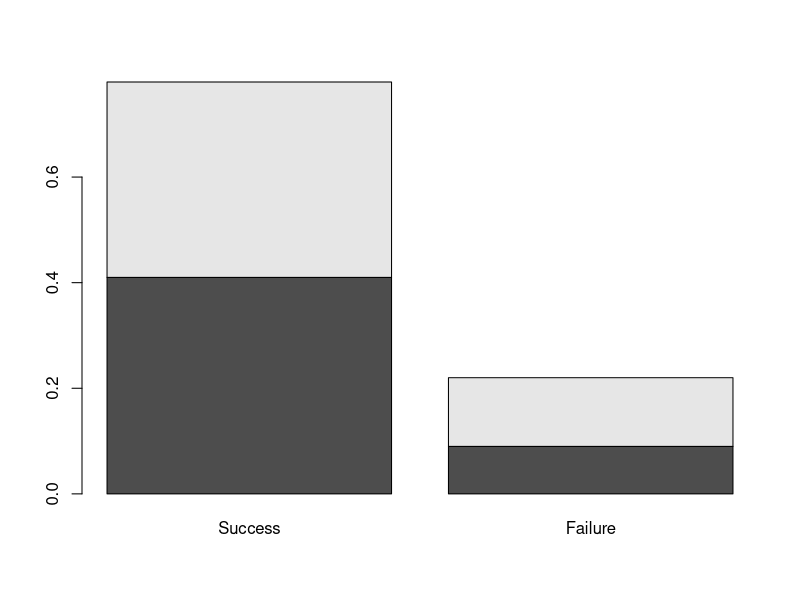
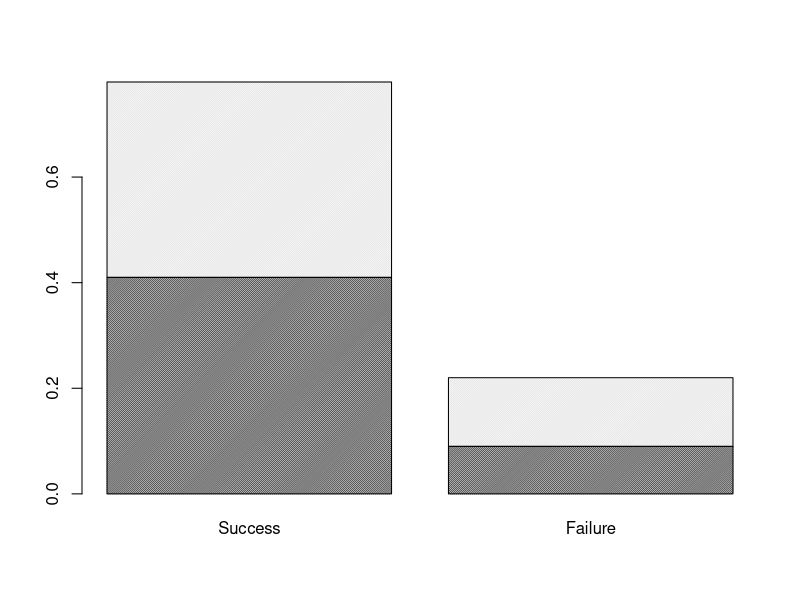
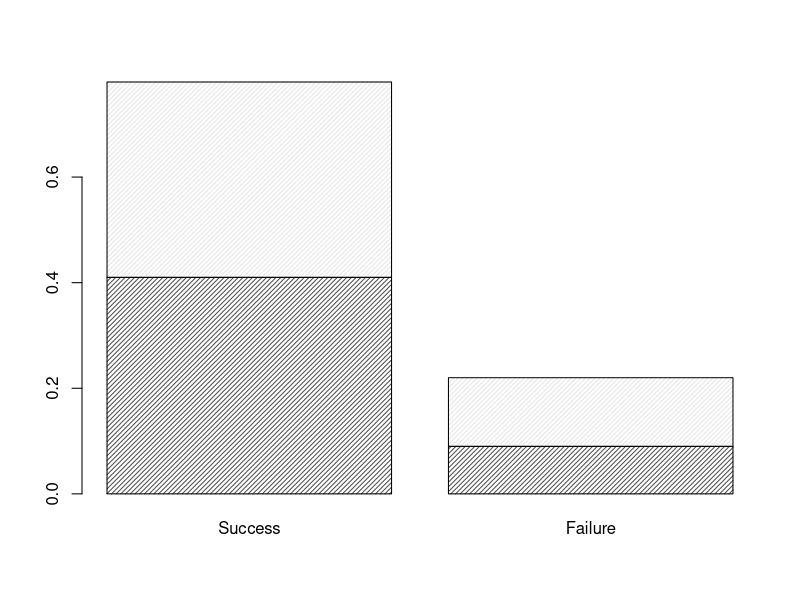
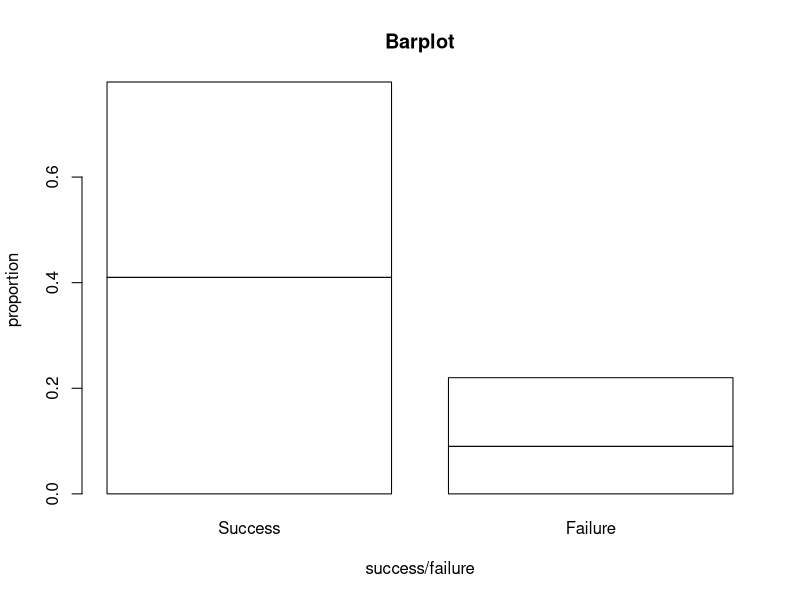
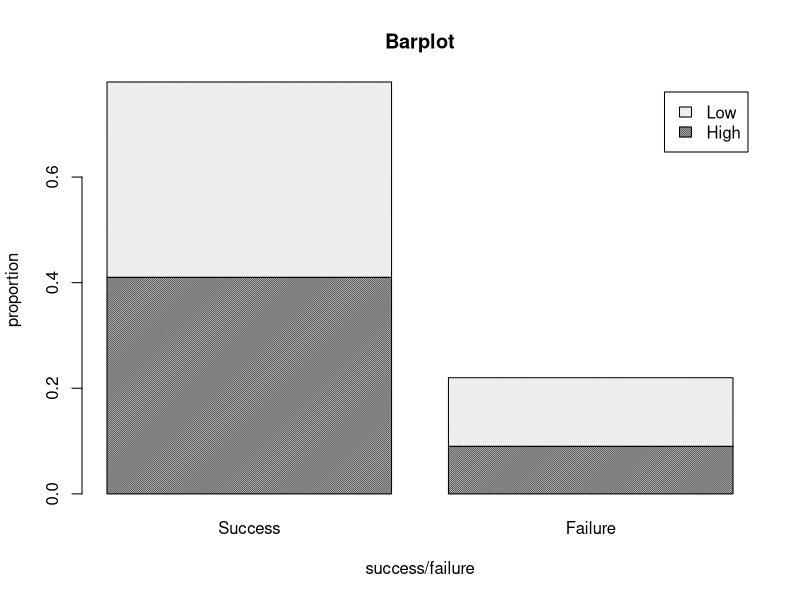
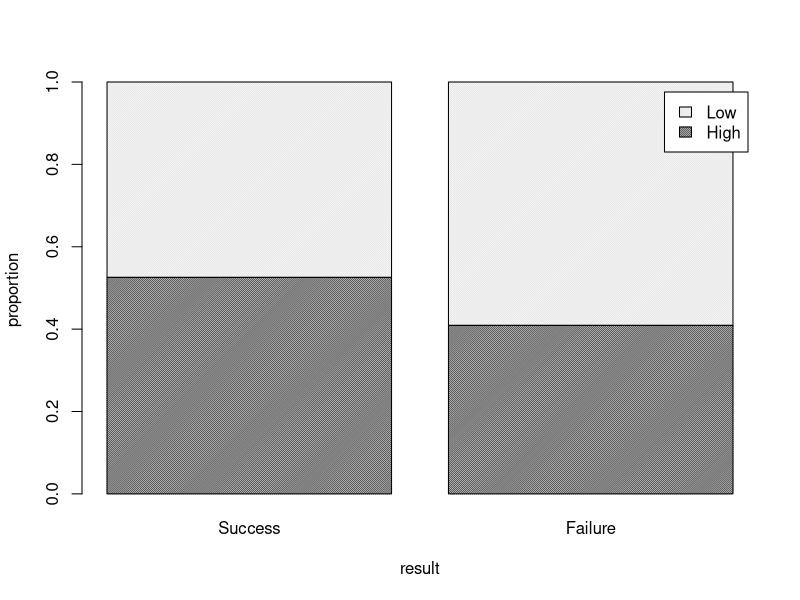
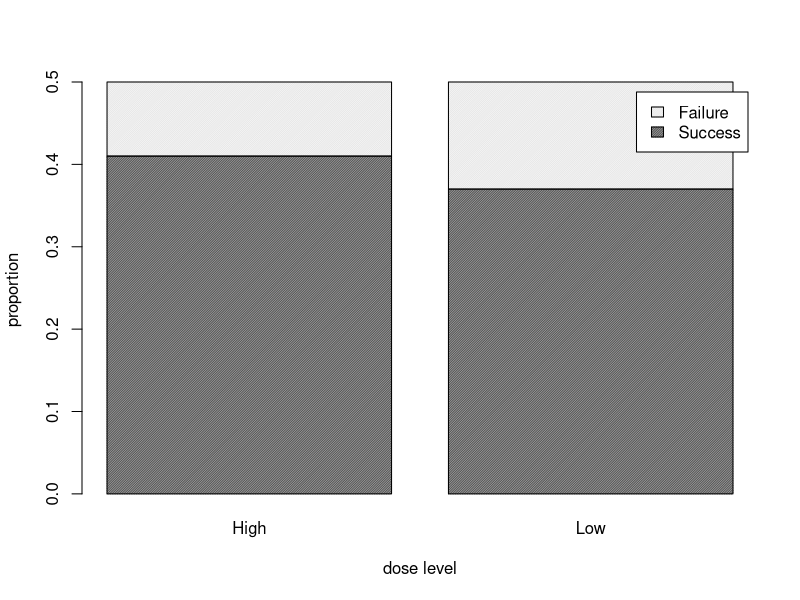
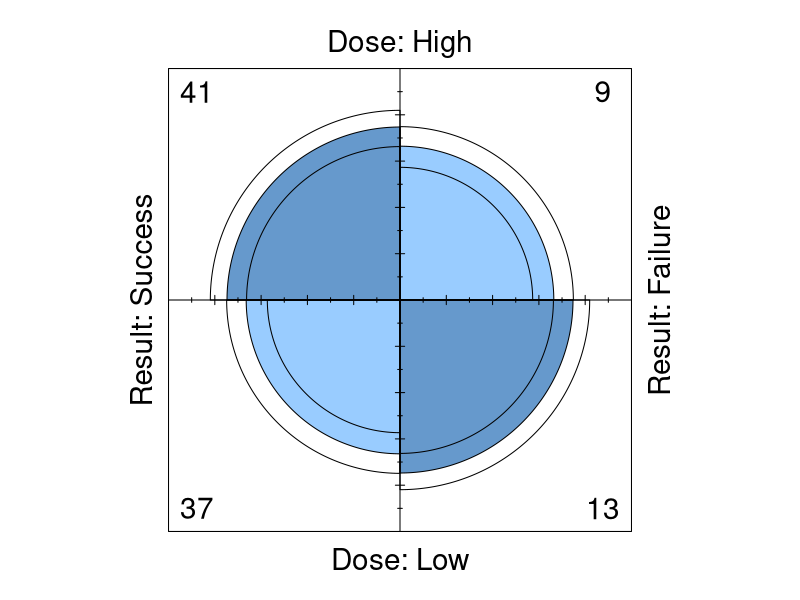

These figures' R source, in order:
# Practical 1 - Contingency tables


DR_data <- matrix( c(41, 9,
                     37, 13 ), byrow = TRUE, ncol = 2 )

dimnames( DR_data ) <- list( Dose = c("High", "Low"),
                             Result = c("Success", "Failure") )

DR_data


DR_contingency_table <- addmargins( DR_data )
DR_contingency_table

DR_prop <- prop.table( DR_data )
DR_prop_table <- addmargins( DR_prop )  # adds marginals (sums) on the bottom and right of the table
DR_prop_table


prop.table(DR_data, 1)  # row conditionals


DR_prop_1 <- prop.table( DR_data, 1 )
DR_prop_1_table <- addmargins( DR_prop_1, margin = 2 )
DR_prop_1_table


DR_prop_2_table <- addmargins( DR_prop_1_table, margin = 1, FUN = mean ) # does mean function instead of sum
DR_prop_2_table


DR_prop_3_table <- addmargins( DR_prop_1,
                               margin = c(1,2),
                               FUN = list(mean, sum) )

DR_prop_3_table ## same thing


####### Construction from dataframes


library(palmerpenguins)
head(penguins)
?penguins


penguins_data <- table( Species = penguins$species, Island = penguins$island )
penguins_data



## Exercises

# a
penguins_margins <- addmargins(penguins_data)
penguins_margins

# b
penguins_proportions <- prop.table(penguins_data)
penguins_proportions

# c
penguins_col_cond <-  prop.table(penguins_data, 2)
penguins_col_cond

penguins_col_cond_marg <- addmargins(penguins_col_cond, margin = 1, FUN = sum)
penguins_col_cond_marg

# d

penguin_species_prop <- addmargins(penguins_proportions, margin = 2, FUN = sum)
penguin_species_prop
penguins_final <- cbind(penguins_col_cond_marg, c(penguin_species_prop[,4], 1))
penguins_final




### Chi square test

chisq.test( DR_data, correct = FALSE ) # no continuity correction

chisq.test( DR_data ) # chi^2 test with continuity correction

chisq.test(DR_data)$expected # ML estimates of the expected frequencies


chisq.test(penguins$species, penguins$island)
# p-value = 2.2x10^-16, so it is v significant


### Data Visualisation

DR_prop

barplot(DR_prop)

?barplot

barplot(DR_prop, density = 70)
barplot(DR_prop, density = 30)
barplot(DR_prop, density = 0)

title("Barplot",
      xlab = "success/failure",
      ylab = "proportion")

?barplot

barplot(DR_prop,
        density = 70,
        xlab = "success/failure",
        ylab = "proportion",
        legend.text = TRUE)

title("Barplot")


barplot(prop.table(DR_data, 2),
        density = 70,
        xlab = "result",
        ylab = "proportion",
        legend.text = TRUE)

barplot(t(prop.table(DR_data)),
        density = prop.table(DR_data, 1)[,1]*100,
        xlab = "dose level",
        ylab = "proportion",
        legend.text = TRUE)


fourfoldplot( DR_data )
fourfoldplot( DR_data, color = c("red", "blue") )


library(vcd)
sieve( DR_data )

library(vcd)
sieve( DR_data, shade = T )

sieve( DR_data, sievetype = "expected", shade = T )


mosaic( DR_data )


### Odds Ratios in R
# a

odd <- function(p) {
  odd <- p/(1 - p)
  return(odd)
}

odds_ratio <- function(pA, pB) {
  ratio_AB <- odd(pA)/odd(pB)
  return(ratio_AB)
}


odds_ratio_table <- function(data) {
  r <- data[1,1] * data[2,2] / (data[1,2] * data[2,1])
  return(r)
}

odds_ratio_table(DR_data)

# yes if p_12, or p_21 = 0 it would divide by 0

# yes because then one of htem would be 0

odds_ratio_table_adjusted <- function(data) {
  if (data[1,1] == 0) {
    print("Error message: 1,1 = 0")
    stop()
  } else if (data[1,2] == 0) {
    print("Error message: 1,2 = 0")
    stop()
  } else if (data[2,1] == 0) {
    print("Error message: 2,1 = 0")
    stop()
  } else if (data[2,2] == 0) {
    print("Error message: 2,2 = 0")
    stop()
  } else {
    r <- data[1,1] * data[2,2] / (data[1,2] * data[2,1])
    return(r)
  }
}


odds_ratio_table_adjusted_2 <- function(data) {
  if (data[1,1] == 0) {
    print("Error message: 1,1 = 0")
  } else if (data[1,2] == 0) {
    print("Error message: 1,2 = 0")
  } else if (data[2,1] == 0) {
    print("Error message: 2,1 = 0")
  } else if (data[2,2] == 0) {
    print("Error message: 2,2 = 0")
  } else {
    r <- data[1,1] * data[2,2] / (data[1,2] * data[2,1])
    return(r)
    stop()
  }
  warning("Add 0.5")
  data <- data + 0.5
  r <- data[1,1] * data[2,2] / (data[1,2] * data[2,1])
  return(r)
}


###### 5.1.5 Mushrooms

# We create a matrix with the data in.
mushroom_data <- matrix( c(101, 399, 57, 487,
                           12, 389, 150, 428 ), byrow = TRUE, ncol = 4 )

# Add dimension names as follows.
dimnames( mushroom_data ) <- list( Edibility = c("Edible", "Poisonous"),
                                   Cap_Shape = c("bell", "flat", "knobbed",
                                                 "convex/conical") )
# Have a look.
mushroom_data


# Let's look at the proportion of each shape of mushroom that are
# edible or poisonous.
mushroom_table <- addmargins( mushroom_data, 2, FUN = mean )
mushroom_table <- prop.table( mushroom_table, 2 )
mushroom_table <- addmargins(mushroom_table, 1 )
mushroom_table

# Let's perform a chi-square test.
chisq.test( mushroom_data )

# Barplot
barplot( prop.table( mushroom_data, margin = 2 ), density = 50,
         main = "Comparison of Edibility by Cap Shape", cex.main = 0.8,
         xlab = "treatment outcome", ylab = "proportions",
         legend.text = T, args.legend = list( x = 5.1, y = 1.25 ) )


# Sieve diagram
sieve( mushroom_data )


# Much can be drawn form this diagram. For example,
# we can see that there are far more edible bell mushrooms in our
# sample than would be expected under an assumption of independence.
